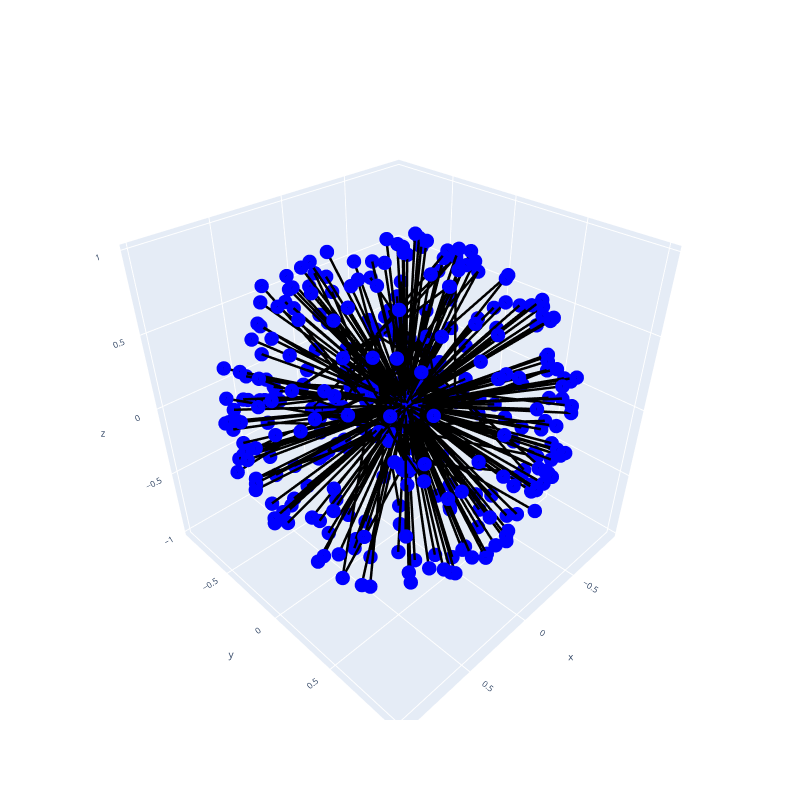

Here is the notebook cell this chart was saved with:
### Code cell
community_visualization(before_commu_visual_df_1)

### Figure 1 — Plotly figure (JSON) as saved in the notebook; plotly's stock layout.template omitted (floating-point values rounded to 4 significant figures; data arrays with more than 128 entries replaced by an {"elided": "..."} marker saying what was removed)
{"data": [{"hoverinfo": "text", "line": {"color": "black", "width": 5}, "mode": "lines", "text": {"elided": "645 str values"}, "type": "scatter3d", "x": {"elided": "1935 float values"}, "y": {"elided": "1935 float values"}, "z": {"elided": "1935 float values"}}, {"hoverinfo": "text", "marker": {"color": "blue", "size": 5}, "mode": "markers", "text": {"elided": "612 str values"}, "textfont": {"size": 5}, "type": "scatter3d", "x": {"elided": "612 float values"}, "y": {"elided": "612 float values"}, "z": {"elided": "612 float values"}}], "layout": {"height": 800, "scene": {"xaxis": {"showbackground": true, "tickfont": {"size": 10}, "title": {"font": {"size": 10}}}, "yaxis": {"showbackground": true, "tickfont": {"size": 10}, "title": {"font": {"size": 10}}}, "zaxis": {"showbackground": true, "tickfont": {"size": 10}, "title": {"font": {"size": 10}}}}, "showlegend": false, "width": 800}}
